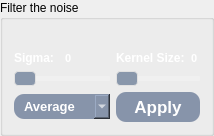
                    <widget class="QGroupBox" name="groupBox_5">
                     <property name="sizePolicy">
                      <sizepolicy hsizetype="Preferred" vsizetype="Fixed">
                       <horstretch>0</horstretch>
                       <verstretch>0</verstretch>
                      </sizepolicy>
                     </property>
                     <property name="styleSheet">
                      <string notr="true">QGroupBox {
background-color: #1f1f1f;
}
QGroupBox::title {
    color: white;
    font-weight: bold;
}
background-color: #784B84;
      color: white;
      border: none;
      padding: 5px 10px;
     border: 1.2px solid white;
border-style: outset;
border-radius: 8px;</string>
                     </property>
                     <property name="title">
                      <string>Filter the noise</string>
                     </property>
                     <layout class="QGridLayout" name="gridLayout_5">
                      <item row="5" column="0">
                       <widget class="QComboBox" name="filtersCombo">
                        <property name="cursor">
                         <cursorShape>PointingHandCursor</cursorShape>
                        </property>
                        <property name="styleSheet">
                         <string notr="true">QComboBox {
    font-family: &quot;Arial&quot;;
    font-weight: 700; /* Semibold */
    font-size: 10pt; /* Adjust the font size as needed */
 	color: rgb(26, 70, 91);


	background-color: #8794aa;   /* Background color for the combo box */
  
    border-radius: 10px;         /* Rounded corners */
    padding: 4px 10px;           /* Padding around the text */
    color: white;               
}

QComboBox::drop-down {
color: #ffffff;
}
QComboBox QAbstractItemView {
color:#ffffff;
    background-color: #rgb(224, 224, 224);   /* Background color for the list */

    selection-background-color: #5d6675; /* Selection color when an item is highlighted */

}</string>
                        </property>
                        <item>
                         <property name="text">
                          <string>Average</string>
                         </property>
                        </item>
                        <item>
                         <property name="text">
                          <string>Gaussian</string>
                         </property>
                        </item>
                        <item>
                         <property name="text">
                          <string>Median</string>
                         </property>
                        </item>
                       </widget>
                      </item>
                      <item row="4" column="1">
                       <layout class="QVBoxLayout" name="verticalLayout_8">
                        <item>
                         <layout class="QHBoxLayout" name="horizontalLayout_13">
                          <item>
                           <widget class="QLabel" name="label2_2">
                            <property name="styleSheet">
                             <string notr="true">color: #ffffff;
font-weight:Bold;
font-size: 12px;
border: none;
</string>
                            </property>
                            <property name="text">
                             <string>Kernel Size:</string>
                            </property>
                           </widget>
                          </item>
                          <item>
                           <widget class="QLabel" name="filterLabel1">
                            <property name="styleSheet">
                             <string notr="true">QLabel {
color: #ffffff;
font-weight:Bold;
font-size: 11px;
border: none;
text-align: left;
qproperty-alignment: 'AlignLeft';

}

</string>
                            </property>
                            <property name="text">
                             <string>0</string>
                            </property>
                           </widget>
                          </item>
                         </layout>
                        </item>
                        <item>
                         <widget class="QSlider" name="filterSlider1">
                          <property name="cursor">
                           <cursorShape>PointingHandCursor</cursorShape>
                          </property>
                          <property name="styleSheet">
                           <string notr="true">QSlider{
border: none;
}
QSlider::groove {
background: #f0f0f0; /* Color of the track */
border: 0px solid #ffffff; /* Border of the track */
height: 5px; /* Set the height of the track */
border-radius: 1px; /* Round the corners of the track */
}

/* Style for the slider handle (thumb) */
QSlider::handle {
background: #8997ab; /* Color of the handle */
width: 20px; /* Width of the handle */
height: 10px; /* Height of the handle */
margin: -5px 0; /* Negative margin to center the handle vertically */
border-radius: 4px;
 border: 1px solid #e1e1e1;
}

/* Style for the slider handle when pressed */
QSlider::handle:pressed {
background: #798596; /* Color of the handle when pressed */
border: 1px solid #9aa9be; /* Border of the handle when pressed */
}</string>
                          </property>
                          <property name="minimum">
                           <number>3</number>
                          </property>
                          <property name="maximum">
                           <number>15</number>
                          </property>
                          <property name="singleStep">
                           <number>2</number>
                          </property>
                          <property name="orientation">
                           <enum>Qt::Horizontal</enum>
                          </property>
                         </widget>
                        </item>
                       </layout>
                      </item>
                      <item row="0" column="0">
                       <spacer name="horizontalSpacer_41">
                        <property name="orientation">
                         <enum>Qt::Horizontal</enum>
                        </property>
                        <property name="sizeHint" stdset="0">
                         <size>
                          <width>40</width>
                          <height>20</height>
                         </size>
                        </property>
                       </spacer>
                      </item>
                      <item row="5" column="1">
                       <widget class="QPushButton" name="applyButton">
                        <property name="minimumSize">
                         <size>
                          <width>0</width>
                          <height>0</height>
                         </size>
                        </property>
                        <property name="maximumSize">
                         <size>
                          <width>150</width>
                          <height>16777215</height>
                         </size>
                        </property>
                        <property name="cursor">
                         <cursorShape>PointingHandCursor</cursorShape>
                        </property>
                        <property name="styleSheet">
                         <string notr="true">QPushButton{
  appearance: button;
  backface-visibility: hidden;
  background-color: #8794aa;
  border-radius: 10px;
  border-width: 0;
  box-shadow: rgba(50, 50, 93, .1) 0 0 0 1px inset,rgba(50, 50, 93, .1) 0 2px 5px 0,rgba(0, 0, 0, .07) 0 1px 1px 0;
  box-sizing: border-box;
font-size:17px;
      color: white;
   
     border: none;
padding-top:5px;
padding-bottom:5px;
font-weight:bold;

width:40px;
}
QPushButton:hover {
    background-color: #7a8699;    /* Slightly lighter blue when hovering */
}

QPushButton:pressed {
    background-color: #6e798a;    /* Darker blue when pressed */
}
</string>
                        </property>
                        <property name="text">
                         <string>Apply</string>
                        </property>
                       </widget>
                      </item>
                      <item row="4" column="0">
                       <layout class="QVBoxLayout" name="verticalLayout_9">
                        <item>
                         <layout class="QHBoxLayout" name="horizontalLayout_14">
                          <item>
                           <widget class="QLabel" name="filterLabel3">
                            <property name="styleSheet">
                             <string notr="true">color: #ffffff;
font-weight:Bold;
font-size: 12px;
border: none;
</string>
                            </property>
                            <property name="text">
                             <string>Sigma:</string>
                            </property>
                           </widget>
                          </item>
                          <item>
                           <widget class="QLabel" name="filterLabel2">
                            <property name="styleSheet">
                             <string notr="true">QLabel {
color: #ffffff;
font-weight:Bold;
font-size: 11px;
border: none;
text-align: left;
qproperty-alignment: 'AlignLeft';

}

</string>
                            </property>
                            <property name="text">
                             <string>0</string>
                            </property>
                           </widget>
                          </item>
                         </layout>
                        </item>
                        <item>
                         <widget class="QSlider" name="filterSlider2">
                          <property name="cursor">
                           <cursorShape>PointingHandCursor</cursorShape>
                          </property>
                          <property name="styleSheet">
                           <string notr="true">QSlider{
border: none;
}
QSlider::groove {
background: #f0f0f0; /* Color of the track */
border: 0px solid #ffffff; /* Border of the track */
height: 5px; /* Set the height of the track */
border-radius: 1px; /* Round the corners of the track */
}

/* Style for the slider handle (thumb) */
QSlider::handle {
background: #8997ab; /* Color of the handle */
width: 20px; /* Width of the handle */
height: 10px; /* Height of the handle */
margin: -5px 0; /* Negative margin to center the handle vertically */
border-radius: 4px;
 border: 1px solid #e1e1e1;
}

/* Style for the slider handle when pressed */
QSlider::handle:pressed {
background: #798596; /* Color of the handle when pressed */
border: 1px solid #9aa9be; /* Border of the handle when pressed */
}</string>
                          </property>
                          <property name="minimum">
                           <number>1</number>
                          </property>
                          <property name="maximum">
                           <number>100</number>
                          </property>
                          <property name="orientation">
                           <enum>Qt::Horizontal</enum>
                          </property>
                         </widget>
                        </item>
                       </layout>
                      </item>
                     </layout>
                    </widget>
